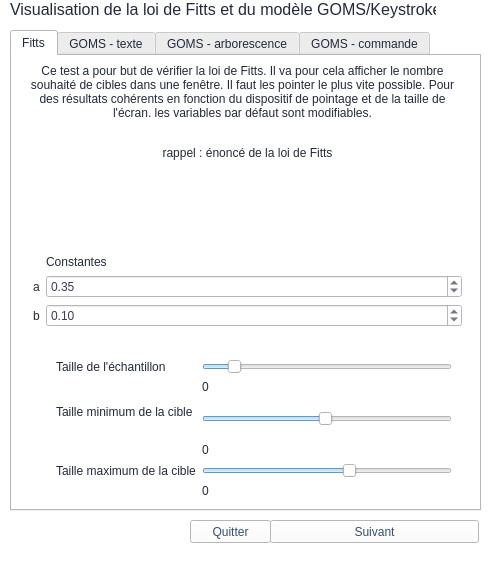
<?xml version="1.0" encoding="UTF-8"?>
<ui version="4.0">
 <class>MainWindow</class>
 <widget class="QMainWindow" name="MainWindow">
  <property name="geometry">
   <rect>
    <x>0</x>
    <y>0</y>
    <width>492</width>
    <height>574</height>
   </rect>
  </property>
  <property name="palette">
   <palette>
    <active>
     <colorrole role="WindowText">
      <brush brushstyle="SolidPattern">
       <color alpha="255">
        <red>34</red>
        <green>41</green>
        <blue>58</blue>
       </color>
      </brush>
     </colorrole>
     <colorrole role="Button">
      <brush brushstyle="SolidPattern">
       <color alpha="255">
        <red>255</red>
        <green>255</green>
        <blue>255</blue>
       </color>
      </brush>
     </colorrole>
     <colorrole role="Midlight">
      <brush brushstyle="SolidPattern">
       <color alpha="255">
        <red>255</red>
        <green>255</green>
        <blue>255</blue>
       </color>
      </brush>
     </colorrole>
     <colorrole role="Dark">
      <brush brushstyle="SolidPattern">
       <color alpha="255">
        <red>85</red>
        <green>0</green>
        <blue>255</blue>
       </color>
      </brush>
     </colorrole>
     <colorrole role="Mid">
      <brush brushstyle="SolidPattern">
       <color alpha="255">
        <red>85</red>
        <green>85</green>
        <blue>255</blue>
       </color>
      </brush>
     </colorrole>
     <colorrole role="Text">
      <brush brushstyle="SolidPattern">
       <color alpha="255">
        <red>54</red>
        <green>61</green>
        <blue>81</blue>
       </color>
      </brush>
     </colorrole>
     <colorrole role="ButtonText">
      <brush brushstyle="SolidPattern">
       <color alpha="255">
        <red>50</red>
        <green>79</green>
        <blue>117</blue>
       </color>
      </brush>
     </colorrole>
     <colorrole role="Base">
      <brush brushstyle="SolidPattern">
       <color alpha="255">
        <red>255</red>
        <green>255</green>
        <blue>255</blue>
       </color>
      </brush>
     </colorrole>
     <colorrole role="Window">
      <brush brushstyle="SolidPattern">
       <color alpha="255">
        <red>255</red>
        <green>255</green>
        <blue>255</blue>
       </color>
      </brush>
     </colorrole>
     <colorrole role="Shadow">
      <brush brushstyle="SolidPattern">
       <color alpha="255">
        <red>65</red>
        <green>65</green>
        <blue>65</blue>
       </color>
      </brush>
     </colorrole>
     <colorrole role="Highlight">
      <brush brushstyle="SolidPattern">
       <color alpha="255">
        <red>157</red>
        <green>210</green>
        <blue>255</blue>
       </color>
      </brush>
     </colorrole>
     <colorrole role="HighlightedText">
      <brush brushstyle="SolidPattern">
       <color alpha="255">
        <red>3</red>
        <green>43</green>
        <blue>70</blue>
       </color>
      </brush>
     </colorrole>
     <colorrole role="AlternateBase">
      <brush brushstyle="SolidPattern">
       <color alpha="255">
        <red>255</red>
        <green>255</green>
        <blue>255</blue>
       </color>
      </brush>
     </colorrole>
     <colorrole role="ToolTipBase">
      <brush brushstyle="SolidPattern">
       <color alpha="255">
        <red>228</red>
        <green>255</green>
        <blue>252</blue>
       </color>
      </brush>
     </colorrole>
    </active>
    <inactive>
     <colorrole role="WindowText">
      <brush brushstyle="SolidPattern">
       <color alpha="255">
        <red>34</red>
        <green>41</green>
        <blue>58</blue>
       </color>
      </brush>
     </colorrole>
     <colorrole role="Button">
      <brush brushstyle="SolidPattern">
       <color alpha="255">
        <red>255</red>
        <green>255</green>
        <blue>255</blue>
       </color>
      </brush>
     </colorrole>
     <colorrole role="Midlight">
      <brush brushstyle="SolidPattern">
       <color alpha="255">
        <red>255</red>
        <green>255</green>
        <blue>255</blue>
       </color>
      </brush>
     </colorrole>
     <colorrole role="Dark">
      <brush brushstyle="SolidPattern">
       <color alpha="255">
        <red>85</red>
        <green>0</green>
        <blue>255</blue>
       </color>
      </brush>
     </colorrole>
     <colorrole role="Mid">
      <brush brushstyle="SolidPattern">
       <color alpha="255">
        <red>85</red>
        <green>85</green>
        <blue>255</blue>
       </color>
      </brush>
     </colorrole>
     <colorrole role="Text">
      <brush brushstyle="SolidPattern">
       <color alpha="255">
        <red>54</red>
        <green>61</green>
        <blue>81</blue>
       </color>
      </brush>
     </colorrole>
     <colorrole role="ButtonText">
      <brush brushstyle="SolidPattern">
       <color alpha="255">
        <red>50</red>
        <green>79</green>
        <blue>117</blue>
       </color>
      </brush>
     </colorrole>
     <colorrole role="Base">
      <brush brushstyle="SolidPattern">
       <color alpha="255">
        <red>255</red>
        <green>255</green>
        <blue>255</blue>
       </color>
      </brush>
     </colorrole>
     <colorrole role="Window">
      <brush brushstyle="SolidPattern">
       <color alpha="255">
        <red>255</red>
        <green>255</green>
        <blue>255</blue>
       </color>
      </brush>
     </colorrole>
     <colorrole role="Shadow">
      <brush brushstyle="SolidPattern">
       <color alpha="255">
        <red>65</red>
        <green>65</green>
        <blue>65</blue>
       </color>
      </brush>
     </colorrole>
     <colorrole role="Highlight">
      <brush brushstyle="SolidPattern">
       <color alpha="255">
        <red>157</red>
        <green>210</green>
        <blue>255</blue>
       </color>
      </brush>
     </colorrole>
     <colorrole role="HighlightedText">
      <brush brushstyle="SolidPattern">
       <color alpha="255">
        <red>3</red>
        <green>43</green>
        <blue>70</blue>
       </color>
      </brush>
     </colorrole>
     <colorrole role="AlternateBase">
      <brush brushstyle="SolidPattern">
       <color alpha="255">
        <red>255</red>
        <green>255</green>
        <blue>255</blue>
       </color>
      </brush>
     </colorrole>
     <colorrole role="ToolTipBase">
      <brush brushstyle="SolidPattern">
       <color alpha="255">
        <red>228</red>
        <green>255</green>
        <blue>252</blue>
       </color>
      </brush>
     </colorrole>
    </inactive>
    <disabled>
     <colorrole role="WindowText">
      <brush brushstyle="SolidPattern">
       <color alpha="255">
        <red>85</red>
        <green>0</green>
        <blue>255</blue>
       </color>
      </brush>
     </colorrole>
     <colorrole role="Button">
      <brush brushstyle="SolidPattern">
       <color alpha="255">
        <red>255</red>
        <green>255</green>
        <blue>255</blue>
       </color>
      </brush>
     </colorrole>
     <colorrole role="Midlight">
      <brush brushstyle="SolidPattern">
       <color alpha="255">
        <red>255</red>
        <green>255</green>
        <blue>255</blue>
       </color>
      </brush>
     </colorrole>
     <colorrole role="Dark">
      <brush brushstyle="SolidPattern">
       <color alpha="255">
        <red>85</red>
        <green>0</green>
        <blue>255</blue>
       </color>
      </brush>
     </colorrole>
     <colorrole role="Mid">
      <brush brushstyle="SolidPattern">
       <color alpha="255">
        <red>85</red>
        <green>85</green>
        <blue>255</blue>
       </color>
      </brush>
     </colorrole>
     <colorrole role="Text">
      <brush brushstyle="SolidPattern">
       <color alpha="255">
        <red>85</red>
        <green>0</green>
        <blue>255</blue>
       </color>
      </brush>
     </colorrole>
     <colorrole role="ButtonText">
      <brush brushstyle="SolidPattern">
       <color alpha="255">
        <red>85</red>
        <green>0</green>
        <blue>255</blue>
       </color>
      </brush>
     </colorrole>
     <colorrole role="Base">
      <brush brushstyle="SolidPattern">
       <color alpha="255">
        <red>255</red>
        <green>255</green>
        <blue>255</blue>
       </color>
      </brush>
     </colorrole>
     <colorrole role="Window">
      <brush brushstyle="SolidPattern">
       <color alpha="255">
        <red>255</red>
        <green>255</green>
        <blue>255</blue>
       </color>
      </brush>
     </colorrole>
     <colorrole role="Shadow">
      <brush brushstyle="SolidPattern">
       <color alpha="255">
        <red>65</red>
        <green>65</green>
        <blue>65</blue>
       </color>
      </brush>
     </colorrole>
     <colorrole role="Highlight">
      <brush brushstyle="SolidPattern">
       <color alpha="255">
        <red>0</red>
        <green>120</green>
        <blue>215</blue>
       </color>
      </brush>
     </colorrole>
     <colorrole role="HighlightedText">
      <brush brushstyle="SolidPattern">
       <color alpha="255">
        <red>3</red>
        <green>43</green>
        <blue>70</blue>
       </color>
      </brush>
     </colorrole>
     <colorrole role="AlternateBase">
      <brush brushstyle="SolidPattern">
       <color alpha="255">
        <red>255</red>
        <green>255</green>
        <blue>255</blue>
       </color>
      </brush>
     </colorrole>
     <colorrole role="ToolTipBase">
      <brush brushstyle="SolidPattern">
       <color alpha="255">
        <red>228</red>
        <green>255</green>
        <blue>252</blue>
       </color>
      </brush>
     </colorrole>
    </disabled>
   </palette>
  </property>
  <property name="windowTitle">
   <string>GL40 - Fitts/GOMS visualizer</string>
  </property>
  <widget class="QWidget" name="centralWidget">
   <widget class="QLabel" name="label">
    <property name="geometry">
     <rect>
      <x>10</x>
      <y>0</y>
      <width>426</width>
      <height>19</height>
     </rect>
    </property>
    <property name="font">
     <font>
      <pointsize>12</pointsize>
     </font>
    </property>
    <property name="text">
     <string>Visualisation de la loi de Fitts et du modèle GOMS/Keystroke</string>
    </property>
   </widget>
   <widget class="QPushButton" name="pushButton">
    <property name="geometry">
     <rect>
      <x>270</x>
      <y>520</y>
      <width>209</width>
      <height>23</height>
     </rect>
    </property>
    <property name="text">
     <string>Suivant</string>
    </property>
    <property name="flat">
     <bool>false</bool>
    </property>
   </widget>
   <widget class="QPushButton" name="pushButton_2">
    <property name="geometry">
     <rect>
      <x>190</x>
      <y>520</y>
      <width>81</width>
      <height>23</height>
     </rect>
    </property>
    <property name="text">
     <string>Quitter</string>
    </property>
   </widget>
   <widget class="QTabWidget" name="tabWidget">
    <property name="geometry">
     <rect>
      <x>10</x>
      <y>30</y>
      <width>471</width>
      <height>481</height>
     </rect>
    </property>
    <property name="currentIndex">
     <number>0</number>
    </property>
    <widget class="QWidget" name="tab">
     <attribute name="title">
      <string>Fitts</string>
     </attribute>
     <widget class="QLabel" name="label_21">
      <property name="geometry">
       <rect>
        <x>10</x>
        <y>10</y>
        <width>441</width>
        <height>51</height>
       </rect>
      </property>
      <property name="text">
       <string>Ce test a pour but de vérifier la loi de Fitts. Il va pour cela afficher le nombre souhaité de cibles dans une fenêtre. Il faut les pointer le plus vite possible. Pour des résultats cohérents en fonction du dispositif de pointage et de la taille de l'écran, les variables par défaut sont modifiables.</string>
      </property>
      <property name="alignment">
       <set>Qt::AlignCenter</set>
      </property>
      <property name="wordWrap">
       <bool>true</bool>
      </property>
     </widget>
     <widget class="QWidget" name="formLayoutWidget_2">
      <property name="geometry">
       <rect>
        <x>10</x>
        <y>162</y>
        <width>451</width>
        <height>301</height>
       </rect>
      </property>
      <layout class="QFormLayout" name="formLayout_2">
       <item row="0" column="1">
        <spacer name="horizontalSpacer">
         <property name="orientation">
          <enum>Qt::Horizontal</enum>
         </property>
         <property name="sizeHint" stdset="0">
          <size>
           <width>40</width>
           <height>20</height>
          </size>
         </property>
        </spacer>
       </item>
       <item row="1" column="1">
        <widget class="QLabel" name="label_11">
         <property name="text">
          <string>Constantes</string>
         </property>
        </widget>
       </item>
       <item row="2" column="0">
        <widget class="QLabel" name="label_8">
         <property name="text">
          <string>a</string>
         </property>
        </widget>
       </item>
       <item row="2" column="1">
        <widget class="QDoubleSpinBox" name="doubleSpinBox">
         <property name="maximum">
          <double>1.000000000000000</double>
         </property>
         <property name="value">
          <double>0.350000000000000</double>
         </property>
        </widget>
       </item>
       <item row="4" column="0">
        <widget class="QLabel" name="label_9">
         <property name="text">
          <string>b</string>
         </property>
        </widget>
       </item>
       <item row="4" column="1">
        <widget class="QDoubleSpinBox" name="doubleSpinBox_2">
         <property name="maximum">
          <double>1.000000000000000</double>
         </property>
         <property name="value">
          <double>0.100000000000000</double>
         </property>
        </widget>
       </item>
       <item row="5" column="1">
        <spacer name="horizontalSpacer_2">
         <property name="orientation">
          <enum>Qt::Horizontal</enum>
         </property>
         <property name="sizeHint" stdset="0">
          <size>
           <width>40</width>
           <height>20</height>
          </size>
         </property>
        </spacer>
       </item>
       <item row="6" column="1">
        <layout class="QFormLayout" name="formLayout">
         <property name="leftMargin">
          <number>10</number>
         </property>
         <property name="rightMargin">
          <number>10</number>
         </property>
         <property name="bottomMargin">
          <number>10</number>
         </property>
         <item row="0" column="0">
          <widget class="QLabel" name="label_2">
           <property name="text">
            <string>Taille de l'échantillon</string>
           </property>
          </widget>
         </item>
         <item row="1" column="1">
          <widget class="QLabel" name="label_5">
           <property name="text">
            <string>0</string>
           </property>
          </widget>
         </item>
         <item row="2" column="0">
          <widget class="QLabel" name="label_3">
           <property name="text">
            <string>Taille minimum de la cible</string>
           </property>
          </widget>
         </item>
         <item row="2" column="1">
          <widget class="QSlider" name="horizontalSlider_2">
           <property name="sizePolicy">
            <sizepolicy hsizetype="Expanding" vsizetype="Expanding">
             <horstretch>0</horstretch>
             <verstretch>0</verstretch>
            </sizepolicy>
           </property>
           <property name="minimum">
            <number>1</number>
           </property>
           <property name="maximum">
            <number>100</number>
           </property>
           <property name="value">
            <number>50</number>
           </property>
           <property name="orientation">
            <enum>Qt::Horizontal</enum>
           </property>
          </widget>
         </item>
         <item row="3" column="1">
          <widget class="QLabel" name="label_6">
           <property name="text">
            <string>0</string>
           </property>
          </widget>
         </item>
         <item row="4" column="0">
          <widget class="QLabel" name="label_4">
           <property name="text">
            <string>Taille maximum de la cible</string>
           </property>
          </widget>
         </item>
         <item row="4" column="1">
          <widget class="QSlider" name="horizontalSlider_3">
           <property name="minimum">
            <number>1</number>
           </property>
           <property name="maximum">
            <number>100</number>
           </property>
           <property name="value">
            <number>60</number>
           </property>
           <property name="orientation">
            <enum>Qt::Horizontal</enum>
           </property>
          </widget>
         </item>
         <item row="5" column="1">
          <widget class="QLabel" name="label_7">
           <property name="text">
            <string>0</string>
           </property>
          </widget>
         </item>
         <item row="0" column="1">
          <widget class="QSlider" name="horizontalSlider">
           <property name="minimum">
            <number>1</number>
           </property>
           <property name="maximum">
            <number>20</number>
           </property>
           <property name="value">
            <number>3</number>
           </property>
           <property name="orientation">
            <enum>Qt::Horizontal</enum>
           </property>
          </widget>
         </item>
        </layout>
       </item>
      </layout>
     </widget>
     <widget class="QWidget" name="verticalLayoutWidget">
      <property name="geometry">
       <rect>
        <x>10</x>
        <y>70</y>
        <width>451</width>
        <height>91</height>
       </rect>
      </property>
      <layout class="QVBoxLayout" name="verticalLayout">
       <item>
        <widget class="QLabel" name="label_10">
         <property name="text">
          <string>rappel : énoncé de la loi de Fitts</string>
         </property>
         <property name="alignment">
          <set>Qt::AlignCenter</set>
         </property>
         <property name="wordWrap">
          <bool>true</bool>
         </property>
        </widget>
       </item>
       <item>
        <widget class="QLabel" name="label_22">
         <property name="text">
          <string>&lt;image&gt;</string>
         </property>
         <property name="alignment">
          <set>Qt::AlignCenter</set>
         </property>
         <property name="wordWrap">
          <bool>true</bool>
         </property>
        </widget>
       </item>
      </layout>
     </widget>
    </widget>
    <widget class="QWidget" name="tab_2">
     <attribute name="title">
      <string>GOMS - texte</string>
     </attribute>
     <widget class="QWidget" name="formLayoutWidget">
      <property name="geometry">
       <rect>
        <x>10</x>
        <y>10</y>
        <width>441</width>
        <height>301</height>
       </rect>
      </property>
      <layout class="QFormLayout" name="formLayout_3">
       <item row="0" column="0">
        <widget class="QLabel" name="label_12">
         <property name="text">
          <string>Mode d'entrée</string>
         </property>
        </widget>
       </item>
       <item row="0" column="1">
        <widget class="QRadioButton" name="radioButton">
         <property name="text">
          <string>Corpus préenregistré</string>
         </property>
         <property name="checked">
          <bool>true</bool>
         </property>
        </widget>
       </item>
       <item row="1" column="1">
        <widget class="QRadioButton" name="radioButton_2">
         <property name="text">
          <string>Corpus personnalisé</string>
         </property>
        </widget>
       </item>
       <item row="2" column="1">
        <widget class="QRadioButton" name="radioButton_3">
         <property name="text">
          <string>Libre</string>
         </property>
        </widget>
       </item>
       <item row="3" column="1">
        <widget class="QTextEdit" name="textEdit">
         <property name="placeholderText">
          <string>Entrez le texte à dicter ici</string>
         </property>
        </widget>
       </item>
      </layout>
     </widget>
    </widget>
    <widget class="QWidget" name="tab_3">
     <attribute name="title">
      <string>GOMS - arborescence</string>
     </attribute>
     <widget class="QWidget" name="formLayoutWidget_3">
      <property name="geometry">
       <rect>
        <x>9</x>
        <y>90</y>
        <width>451</width>
        <height>111</height>
       </rect>
      </property>
      <layout class="QFormLayout" name="formLayout_4">
       <item row="0" column="0">
        <widget class="QLabel" name="label_13">
         <property name="text">
          <string>chemin du fichier/dossier à trouver</string>
         </property>
        </widget>
       </item>
       <item row="0" column="1">
        <widget class="QLineEdit" name="lineEdit">
         <property name="text">
          <string>/Documents/doctest/test.file</string>
         </property>
        </widget>
       </item>
       <item row="1" column="0">
        <widget class="QLabel" name="label_14">
         <property name="text">
          <string>chemin de départ</string>
         </property>
        </widget>
       </item>
       <item row="1" column="1">
        <widget class="QLineEdit" name="lineEdit_2"/>
       </item>
       <item row="2" column="1">
        <widget class="QCheckBox" name="checkBox_2">
         <property name="text">
          <string>créer le fichier s'il n'existe pas </string>
         </property>
         <property name="checked">
          <bool>true</bool>
         </property>
        </widget>
       </item>
       <item row="3" column="1">
        <widget class="QCheckBox" name="checkBox_3">
         <property name="text">
          <string>Supprimer le fichier une fois le test terminé</string>
         </property>
        </widget>
       </item>
      </layout>
     </widget>
     <widget class="QGroupBox" name="groupBox">
      <property name="geometry">
       <rect>
        <x>20</x>
        <y>240</y>
        <width>421</width>
        <height>101</height>
       </rect>
      </property>
      <property name="title">
       <string>Définition des constantes</string>
      </property>
      <widget class="QWidget" name="horizontalLayoutWidget">
       <property name="geometry">
        <rect>
         <x>9</x>
         <y>29</y>
         <width>401</width>
         <height>142</height>
        </rect>
       </property>
       <layout class="QHBoxLayout" name="horizontalLayout">
        <item>
         <layout class="QFormLayout" name="formLayout_5">
          <item row="0" column="0">
           <widget class="QLabel" name="label_15">
            <property name="text">
             <string>Tk (s)</string>
            </property>
           </widget>
          </item>
          <item row="0" column="1">
           <widget class="QDoubleSpinBox" name="doubleSpinBox_3">
            <property name="value">
             <double>0.120000000000000</double>
            </property>
           </widget>
          </item>
          <item row="1" column="0">
           <widget class="QLabel" name="label_16">
            <property name="text">
             <string>Tp (s)</string>
            </property>
           </widget>
          </item>
          <item row="1" column="1">
           <widget class="QDoubleSpinBox" name="doubleSpinBox_4">
            <property name="value">
             <double>1.100000000000000</double>
            </property>
           </widget>
          </item>
         </layout>
        </item>
        <item>
         <layout class="QFormLayout" name="formLayout_6">
          <item row="0" column="0">
           <widget class="QLabel" name="label_18">
            <property name="text">
             <string>Tm (s)</string>
            </property>
           </widget>
          </item>
          <item row="0" column="1">
           <widget class="QDoubleSpinBox" name="doubleSpinBox_6">
            <property name="value">
             <double>1.350000000000000</double>
            </property>
           </widget>
          </item>
          <item row="2" column="1">
           <widget class="QDoubleSpinBox" name="doubleSpinBox_5">
            <property name="value">
             <double>0.400000000000000</double>
            </property>
           </widget>
          </item>
          <item row="2" column="0">
           <widget class="QLabel" name="label_17">
            <property name="text">
             <string>Th (s)</string>
            </property>
           </widget>
          </item>
         </layout>
        </item>
       </layout>
      </widget>
     </widget>
     <widget class="QLabel" name="label_23">
      <property name="geometry">
       <rect>
        <x>10</x>
        <y>20</y>
        <width>441</width>
        <height>51</height>
       </rect>
      </property>
      <property name="text">
       <string>Ce test a pour but de vérifier le modèle Keystroke dans le cadre de la recherche graphique d'un fichier. Une fenêtre d'explorateur va s'afficher et il faudra alors trouver le fichier cible en partant du répertoire initial</string>
      </property>
      <property name="alignment">
       <set>Qt::AlignCenter</set>
      </property>
      <property name="wordWrap">
       <bool>true</bool>
      </property>
     </widget>
    </widget>
    <widget class="QWidget" name="tab_4">
     <attribute name="title">
      <string>GOMS - commande</string>
     </attribute>
    </widget>
   </widget>
  </widget>
  <widget class="QMenuBar" name="menuBar">
   <property name="geometry">
    <rect>
     <x>0</x>
     <y>0</y>
     <width>492</width>
     <height>21</height>
    </rect>
   </property>
  </widget>
 </widget>
 <layoutdefault spacing="6" margin="11"/>
 <resources/>
 <connections>
  <connection>
   <sender>pushButton_2</sender>
   <signal>clicked()</signal>
   <receiver>MainWindow</receiver>
   <slot>close()</slot>
   <hints>
    <hint type="sourcelabel">
     <x>190</x>
     <y>541</y>
    </hint>
    <hint type="destinationlabel">
     <x>99</x>
     <y>483</y>
    </hint>
   </hints>
  </connection>
  <connection>
   <sender>horizontalSlider</sender>
   <signal>sliderMoved(int)</signal>
   <receiver>label_5</receiver>
   <slot>setNum(int)</slot>
   <hints>
    <hint type="sourcelabel">
     <x>368</x>
     <y>387</y>
    </hint>
    <hint type="destinationlabel">
     <x>279</x>
     <y>406</y>
    </hint>
   </hints>
  </connection>
  <connection>
   <sender>horizontalSlider_2</sender>
   <signal>sliderMoved(int)</signal>
   <receiver>label_6</receiver>
   <slot>setNum(int)</slot>
   <hints>
    <hint type="sourcelabel">
     <x>455</x>
     <y>434</y>
    </hint>
    <hint type="destinationlabel">
     <x>377</x>
     <y>453</y>
    </hint>
   </hints>
  </connection>
  <connection>
   <sender>horizontalSlider_3</sender>
   <signal>sliderMoved(int)</signal>
   <receiver>label_7</receiver>
   <slot>setNum(int)</slot>
   <hints>
    <hint type="sourcelabel">
     <x>429</x>
     <y>481</y>
    </hint>
    <hint type="destinationlabel">
     <x>371</x>
     <y>500</y>
    </hint>
   </hints>
  </connection>
  <connection>
   <sender>radioButton_2</sender>
   <signal>clicked()</signal>
   <receiver>textEdit</receiver>
   <slot>show()</slot>
   <hints>
    <hint type="sourcelabel">
     <x>229</x>
     <y>123</y>
    </hint>
    <hint type="destinationlabel">
     <x>157</x>
     <y>210</y>
    </hint>
   </hints>
  </connection>
  <connection>
   <sender>radioButton</sender>
   <signal>clicked()</signal>
   <receiver>textEdit</receiver>
   <slot>hide()</slot>
   <hints>
    <hint type="sourcelabel">
     <x>285</x>
     <y>100</y>
    </hint>
    <hint type="destinationlabel">
     <x>127</x>
     <y>196</y>
    </hint>
   </hints>
  </connection>
  <connection>
   <sender>radioButton_3</sender>
   <signal>clicked()</signal>
   <receiver>textEdit</receiver>
   <slot>hide()</slot>
   <hints>
    <hint type="sourcelabel">
     <x>198</x>
     <y>146</y>
    </hint>
    <hint type="destinationlabel">
     <x>120</x>
     <y>224</y>
    </hint>
   </hints>
  </connection>
 </connections>
</ui>
